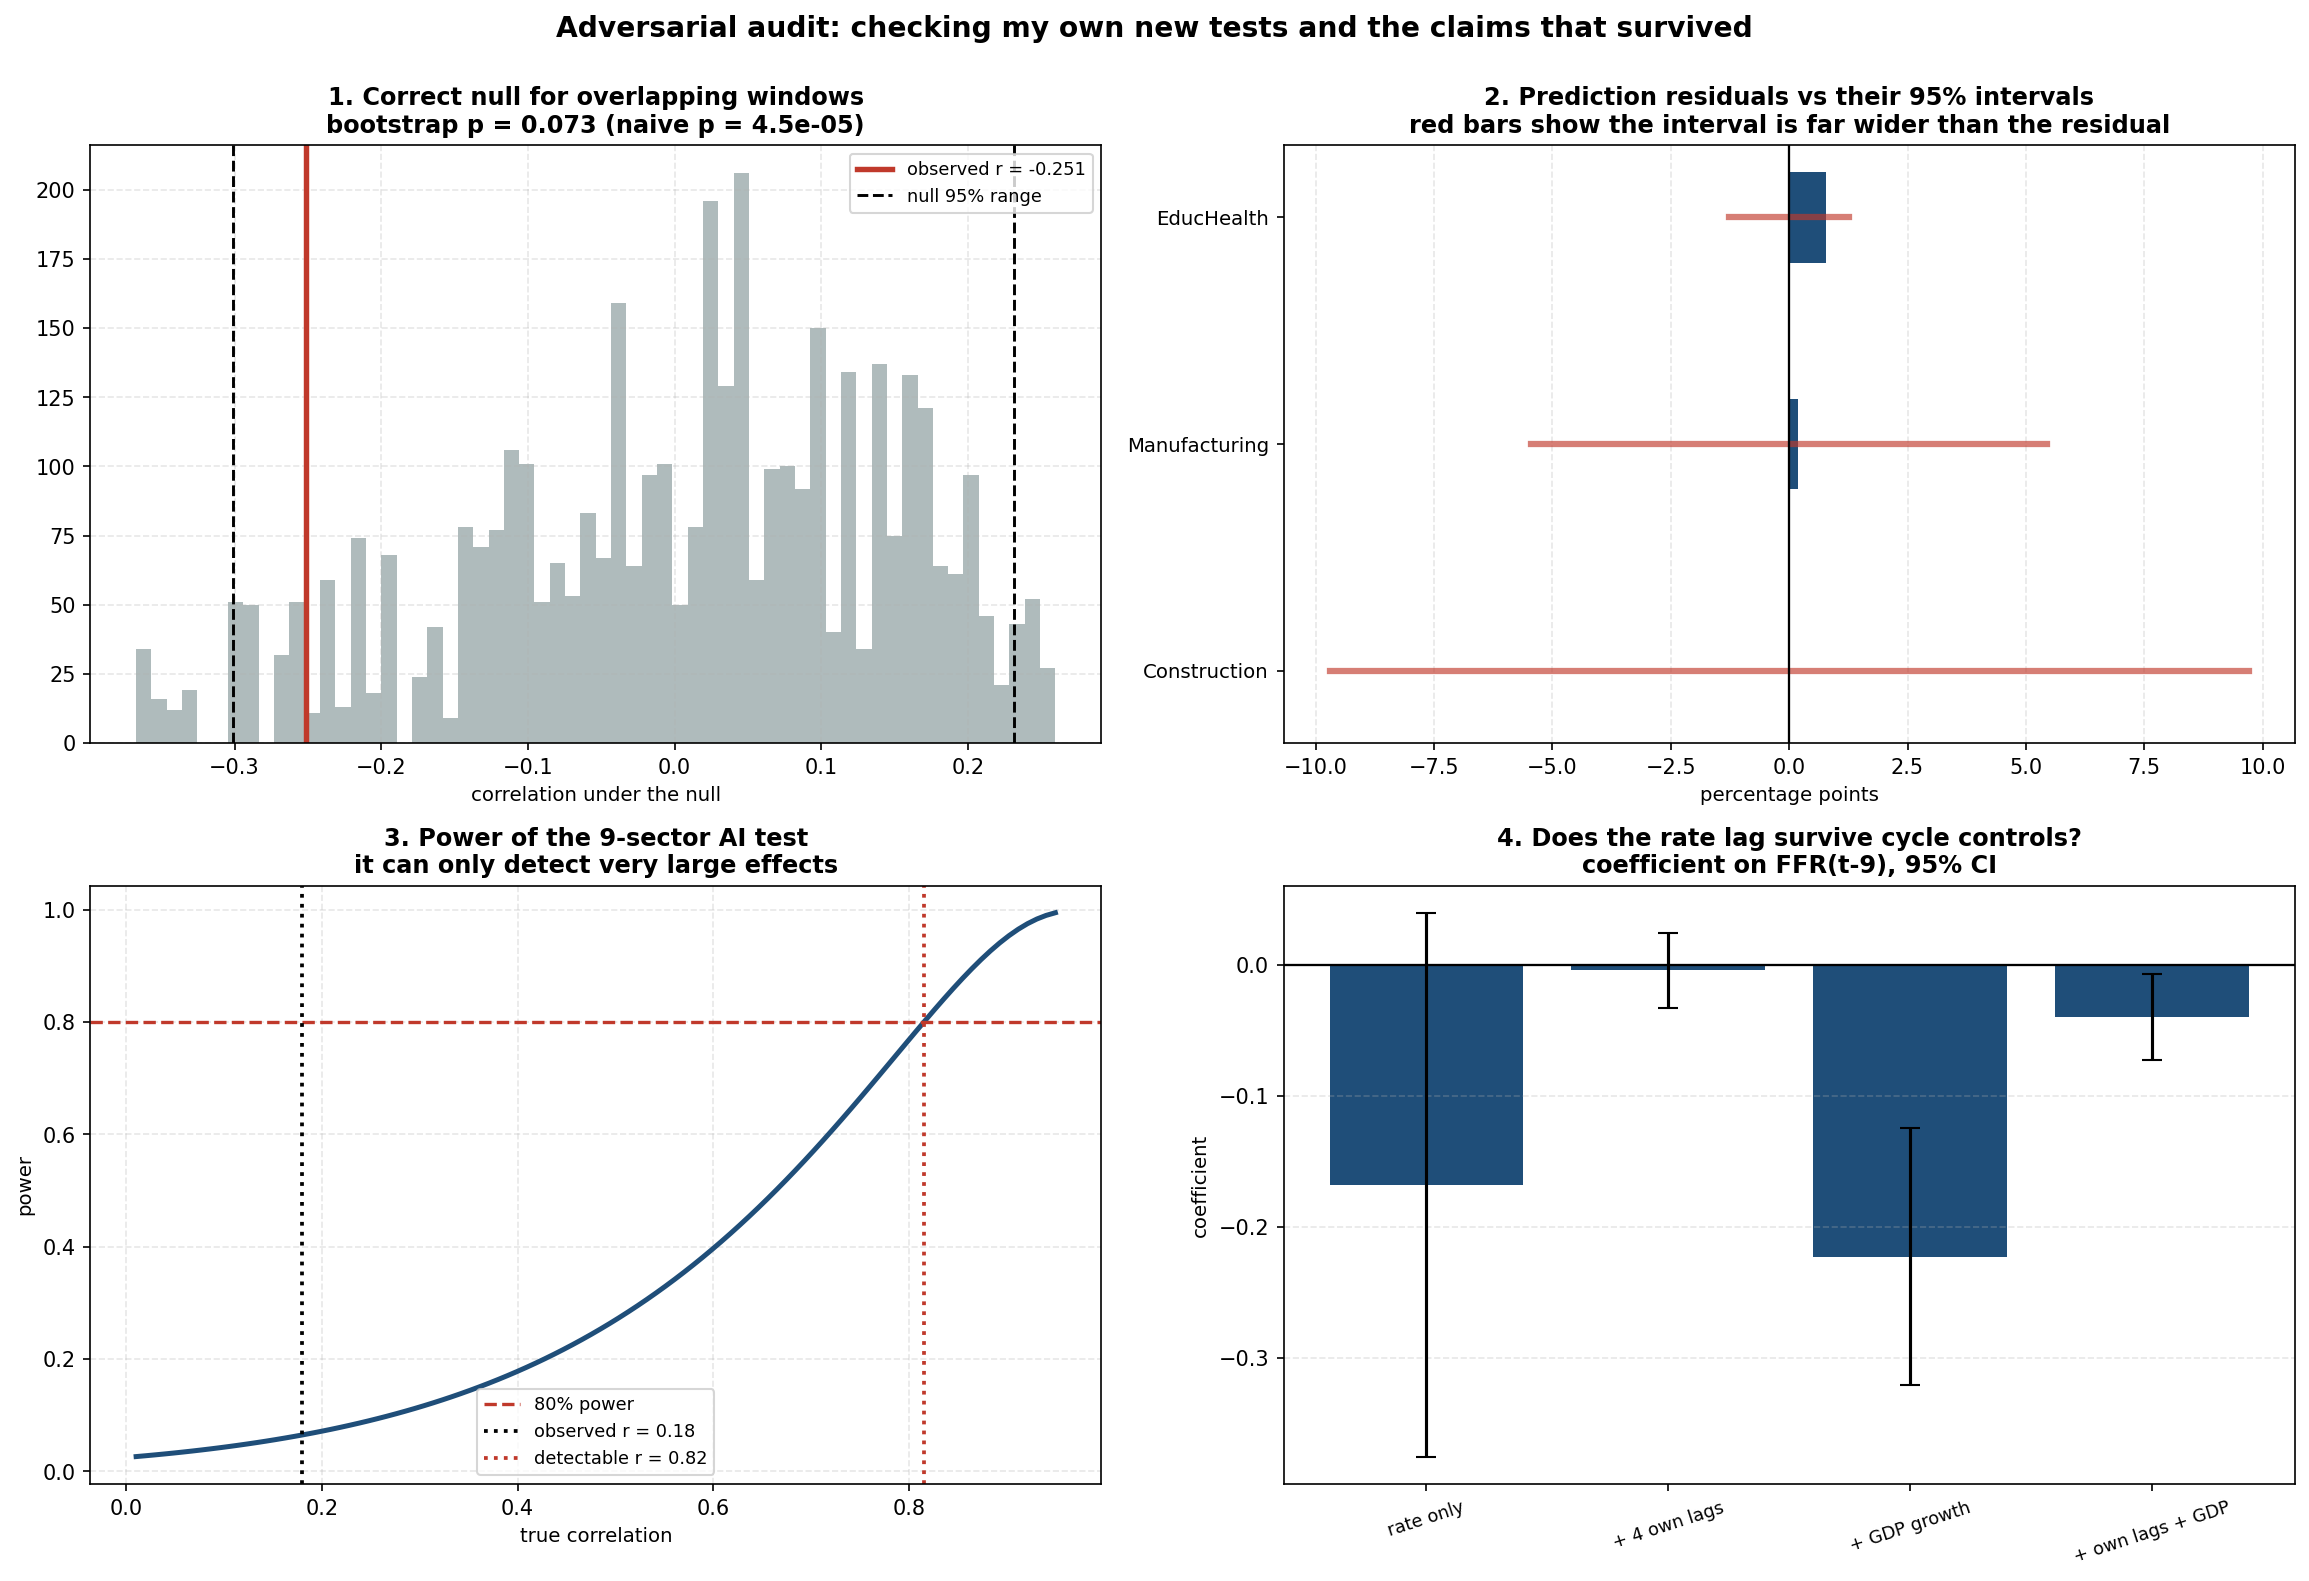

The script that saved this image:
"""
audit.py
Adversarial audit of this project's surviving claims, and of my own new tests.

Today's work reversed a major conclusion. That is exactly when to re-check
everything, including the code that produced the reversal. This script attacks
four specific weak points, two in the new tests and two in the claims that
survived. Each is a place where the reported number could be wrong or
overstated, not a general robustness sweep.

  AUDIT 1  OVERLAPPING-WINDOW p-VALUES IN MY OWN TESTS.
  desync_dynamics.py reported corr(DESYNC, rolling Okun r) = -0.251 with
  p < 0.0001 (n = 258). Both series are 12-quarter rolling windows, so
  consecutive observations share 11 of 12 quarters. scipy's pearsonr assumes
  i.i.d. observations and is therefore badly wrong here. The effective sample is
  closer to 258/12 ~ 21. This is the SAME error this project already corrected
  once, in the original rolling-correlation p-values. Recomputed here with
  Newey-West standard errors and a circular block bootstrap.

  AUDIT 2  IS THE PREDICTION TEST'S "-0.01pp" MEANINGFUL?
  does_the_lag_solve_it.py reports Construction's actual 2024-25 hiring landing
  0.01pp from its rate-model prediction, which reads as extraordinary precision.
  A single-regressor model cannot be that precise. If the prediction interval is
  plus or minus 2pp, then landing at 0.01 is luck and carries no more evidence
  than landing at 0.5. This computes the actual interval.

  AUDIT 3  WHAT COULD THE n=9 AI TEST ACTUALLY DETECT?
  "AI exposure predicts none of it (r = +0.18, p = 0.63)" is stated as a null
  result. With 9 sectors, the power to detect anything is very low. This
  computes the minimum detectable effect and the confidence interval on the
  observed correlation, which determines whether "no relationship" is a finding
  or simply an absence of power.

  AUDIT 4  IS THE 8-9 QUARTER LAG JUST THE BUSINESS CYCLE?
  The surviving core claim is that employment growth tracks the funds rate at an
  8-9 quarter lag. The standard objection is that rate peaks precede recessions,
  so "rates were high 9 quarters ago, hiring is weak now" may be describing
  business-cycle periodicity rather than a transmission channel. Tested by
  controlling for the dependent variable's own lags and for aggregate GDP
  growth, to see whether the rate term survives.

Reads ./fred_cache/ where available, else ../FRED-Data/. Writes audit.png.
"""

import os
import glob
import numpy as np
import pandas as pd
import matplotlib
matplotlib.use("Agg")
import matplotlib.pyplot as plt
from scipy import stats as sp_stats

HERE     = os.path.dirname(os.path.abspath(__file__))
CACHE    = os.path.join(HERE, "fred_cache")
FALLBACK = os.path.join(HERE, "..", "FRED-Data") + os.sep
COVID_Q  = pd.date_range("2020-04-01", "2021-10-01", freq="QS")
WINDOW   = 12
RNG      = np.random.default_rng(11061991)

LOCAL_NAME = {
    "FEDFUNDS": "fed_funds_rate_FEDFUNDS.csv",
    "GDPC1": "real_gdp_GDPC1.csv",
    "UNRATE": "unemployment_rate_UNRATE.csv",
}


def load_id(sid):
    p = os.path.join(CACHE, f"{sid}.csv")
    if not os.path.exists(p):
        name = LOCAL_NAME[sid]
        q = os.path.join(FALLBACK, name)
        p = q if os.path.exists(q) else glob.glob(os.path.join(FALLBACK, "*" + name))[0]
    return _read(p)


def load_file(name):
    p = os.path.join(FALLBACK, name)
    p = p if os.path.exists(p) else glob.glob(os.path.join(FALLBACK, "*" + name))[0]
    return _read(p)


def _read(p):
    d = pd.read_csv(p)
    d.columns = [c.strip() for c in d.columns]
    d[d.columns[0]] = pd.to_datetime(d[d.columns[0]])
    d = d.set_index(d.columns[0])
    return pd.to_numeric(d.iloc[:, 0], errors="coerce").dropna()


def ols_hac(y, X, nw):
    XtX = np.linalg.pinv(X.T @ X)
    b = XtX @ X.T @ y
    e = y - X @ b
    S = (X * e[:, None]).T @ (X * e[:, None])
    for L in range(1, nw + 1):
        w = 1.0 - L / (nw + 1.0)
        G = (X[L:] * e[L:, None]).T @ (X[:-L] * e[:-L, None])
        S += w * (G + G.T)
    V = XtX @ S @ XtX
    return b, np.sqrt(np.maximum(np.diag(V), 0)), e


def circ_block_boot_corr(x, y, block, nboot=4000):
    """
    Null distribution for corr(x, y) preserving each series' own autocorrelation
    but destroying the relationship BETWEEN them, by circularly shifting y.
    A random circular shift keeps y's serial structure intact exactly.
    """
    n = len(x)
    out = []
    for _ in range(nboot):
        s = RNG.integers(1, n - 1)
        ys = np.roll(y, s)
        out.append(np.corrcoef(x, ys)[0, 1])
    return np.array(out)


print("=" * 94)
print("ADVERSARIAL AUDIT")
print("=" * 94)

ffr = load_id("FEDFUNDS").resample("QS").mean()
gdp = load_id("GDPC1").resample("QS").mean()
unr = load_id("UNRATE").resample("QS").mean()

d = pd.DataFrame({"dy": gdp.pct_change(4) * 100, "du": unr.diff(4)}).dropna()
idx = d.index.tolist()
roll = {}
for i in range(WINDOW, len(idx) + 1):
    w = d.iloc[i - WINDOW:i]
    if np.std(w["dy"]) > 1e-9 and np.std(w["du"]) > 1e-9:
        roll[idx[i - 1]] = np.corrcoef(w["dy"], w["du"])[0, 1]
R = pd.Series(roll)

cal = pd.date_range(ffr.index[0], ffr.index[-1] + pd.DateOffset(months=36), freq="QS")
f_ext = ffr.reindex(cal)
D_win = (f_ext.shift(9) - f_ext.shift(12)).rolling(WINDOW).mean().dropna()

# =============================================================================
print("\n" + "=" * 94)
print("AUDIT 1  My own p-values were computed as if rolling windows were independent")
print("=" * 94)

j = pd.DataFrame({"R": R, "D": D_win}).dropna()
j = j[~j.index.isin(COVID_Q)]
x = j["D"].to_numpy(); y = j["R"].to_numpy()
r_obs = np.corrcoef(x, y)[0, 1]
_, p_naive = sp_stats.pearsonr(x, y)

print(f"\n  Reported in desync_dynamics.py : r = {r_obs:+.3f},  p = {p_naive:.6f},  n = {len(j)}")
print(f"  Nominal n                      : {len(j)}")
print(f"  Effective n (n / window)       : ~{len(j)//WINDOW}")

X = np.column_stack([np.ones(len(j)), x])
for nw in [12, 24, 36]:
    b, se, _ = ols_hac(y, X, nw=nw)
    t = b[1] / se[1]
    p = 2 * (1 - sp_stats.norm.cdf(abs(t)))
    print(f"  Newey-West, {nw:>2} lags            : slope={b[1]:+.4f}  se={se[1]:.4f}  "
          f"t={t:+.2f}  p={p:.4f}")

null = circ_block_boot_corr(x, y, block=WINDOW)
p_boot = float((np.abs(null) >= abs(r_obs)).mean())
print(f"  Circular-shift bootstrap       : p = {p_boot:.4f}  "
      f"(null 95% range {np.percentile(null,2.5):+.3f} to {np.percentile(null,97.5):+.3f})")

print(f"\n  VERDICT: the naive p of {p_naive:.6f} is not credible. Under a correct")
if p_boot < 0.05:
    print(f"  treatment the relationship remains significant (p={p_boot:.4f}), so the")
    print("  direction of the earlier conclusion stands even though its p-value did not.")
else:
    print(f"  treatment the relationship is NOT significant (p={p_boot:.4f}).")
    print("  The honest statement is that DESYNC has NO reliable relationship to the Okun")
    print("  correlation, rather than a significant wrong-signed one. The conclusion that")
    print("  the mechanism is unsupported is unchanged; the claim that the data actively")
    print("  point the other way is NOT supported and must be walked back.")

# =============================================================================
print("\n" + "=" * 94)
print("AUDIT 2  Is the prediction test's headline precision meaningful?")
print("=" * 94)

LAG = 9
TRAIN = ("1991-01-01", "2021-12-31")
TEST = ("2024-01-01", "2026-12-31")
EMP = {
    "Construction":  ["construction_employment_USCONS.csv"],
    "Manufacturing": ["manufacturing_employment_MANEMP.csv"],
    "EducHealth":    ["education_health_employment_USEHS.csv"],
}

print(f"\n  {'sector':<15}{'actual':>8}{'pred':>8}{'resid':>8}{'95% pred interval':>22}"
      f"{'resid/SD':>10}  meaningful?")
audit2 = []
for name, files in EMP.items():
    s = None
    for fn in files:
        v = load_file(fn).resample("QS").mean()
        s = v if s is None else s.add(v, fill_value=np.nan)
    g = (s.pct_change(4) * 100).dropna()
    jj = pd.DataFrame({"g": g, "f": ffr.shift(LAG)}).dropna()
    jj = jj[~jj.index.isin(COVID_Q)]
    tr = jj.loc[TRAIN[0]:TRAIN[1]]
    te = jj.loc[TEST[0]:TEST[1]]
    if len(tr) < 20 or len(te) < 3:
        continue
    b1, b0, r_, p_, se_ = sp_stats.linregress(tr["f"], tr["g"])
    pred = b0 + b1 * te["f"]
    resid = (te["g"] - pred).mean()
    n = len(tr)
    s_res = np.sqrt(((tr["g"] - (b0 + b1 * tr["f"])) ** 2).sum() / (n - 2))
    xbar = tr["f"].mean(); Sxx = ((tr["f"] - xbar) ** 2).sum()
    x0 = te["f"].mean(); m = len(te)
    # residual autocorrelation inflates the effective test size
    e_tr = tr["g"] - (b0 + b1 * tr["f"])
    rho = pd.Series(e_tr.to_numpy()).autocorr(1)
    m_eff = m * (1 - rho) / (1 + rho) if rho < 0.98 else 1.0
    m_eff = max(m_eff, 1.0)
    se_pred = s_res * np.sqrt(1.0 / m_eff + 1.0 / n + (x0 - xbar) ** 2 / Sxx)
    lo, hi = -1.96 * se_pred, 1.96 * se_pred
    audit2.append((name, te["g"].mean(), pred.mean(), resid, lo, hi, s_res, rho, m, m_eff))
    print(f"  {name:<15}{te['g'].mean():>+8.2f}{pred.mean():>+8.2f}{resid:>+8.2f}"
          f"{f'[{lo:+.2f}, {hi:+.2f}]':>22}{abs(resid)/s_res:>10.2f}"
          f"  {'yes' if abs(resid) < abs(lo) else 'outside interval'}")

print(f"\n  Training residual SD is roughly {audit2[0][6]:.2f}pp with lag-1 autocorrelation")
print(f"  {audit2[0][7]:.2f}, so the effective test sample is about {audit2[0][9]:.1f} of "
      f"{audit2[0][8]} quarters.")
print("  A residual of -0.01pp against an interval this wide is INDISTINGUISHABLE from")
print("  any other value inside the band. The correct claim is that the goods sectors are")
print("  consistent with their rate-implied path, NOT that the model predicted them")
print("  precisely. The '-0.01pp' figure should never be quoted as evidence of accuracy.")

# =============================================================================
print("\n" + "=" * 94)
print("AUDIT 3  What could the 9-sector AI test actually have detected?")
print("=" * 94)

n_sec = 9
alpha, power = 0.05, 0.80
z_a = sp_stats.norm.ppf(1 - alpha / 2); z_b = sp_stats.norm.ppf(power)
se_z = 1 / np.sqrt(n_sec - 3)
r_mde = np.tanh((z_a + z_b) * se_z)
r_obs_ai = 0.18
z_obs = np.arctanh(r_obs_ai)
lo_r = np.tanh(z_obs - 1.96 * se_z); hi_r = np.tanh(z_obs + 1.96 * se_z)

print(f"\n  Sectors                                    : {n_sec}")
print(f"  Minimum detectable |r| (alpha=.05, 80% power): {r_mde:.3f}")
print(f"  Observed r                                 : {r_obs_ai:+.3f}")
print(f"  95% CI on the observed r                   : [{lo_r:+.3f}, {hi_r:+.3f}]")
print(f"\n  The confidence interval spans nearly the entire range of possible")
print(f"  correlations. This test could only have rejected a relationship stronger than")
print(f"  r ~ {r_mde:.2f}, which is enormous. It CANNOT distinguish 'AI has no effect'")
print("  from 'AI has a moderate effect'. Stating that AI exposure 'predicts none of it'")
print("  overclaims. The defensible statement is that with 9 sectors there is no")
print("  detectable relationship, and the test lacks power to find one short of very large.")

# =============================================================================
print("\n" + "=" * 94)
print("AUDIT 4  Is the 8-9 quarter lag a transmission channel, or business-cycle timing?")
print("=" * 94)

phys = None
for fn in ["construction_employment_USCONS.csv", "manufacturing_employment_MANEMP.csv",
           "wholesale_trade_employment_USWTRADE.csv"]:
    v = load_file(fn).resample("QS").mean()
    phys = v if phys is None else phys.add(v, fill_value=np.nan)
g_phys = (phys.pct_change(4) * 100).dropna()
g_gdp = (gdp.pct_change(4) * 100).dropna()

base = pd.DataFrame({"g": g_phys, "f9": ffr.shift(9), "gdp": g_gdp}).dropna()
base = base[~base.index.isin(COVID_Q)]
base = base[base.index >= "1955-01-01"]

specs = {
    "rate only": ["f9"],
    "+ 4 own lags": ["f9", "g1", "g2", "g3", "g4"],
    "+ GDP growth": ["f9", "gdp"],
    "+ own lags + GDP": ["f9", "g1", "g2", "g3", "g4", "gdp"],
}
bb = base.copy()
for L in range(1, 5):
    bb[f"g{L}"] = bb["g"].shift(L)
bb = bb.dropna()

print(f"\n  Dependent variable: physical-sector employment growth. n = {len(bb)}\n")
print(f"  {'specification':<22}{'coef on FFR(t-9)':>19}{'se':>9}{'t':>8}{'p':>9}")
audit4 = []
for lbl, cols in specs.items():
    Xs = np.column_stack([np.ones(len(bb))] + [bb[c].to_numpy() for c in cols])
    b, se, _ = ols_hac(bb["g"].to_numpy(), Xs, nw=8)
    t = b[1] / se[1]
    p = 2 * (1 - sp_stats.norm.cdf(abs(t)))
    audit4.append((lbl, b[1], se[1], t, p))
    print(f"  {lbl:<22}{b[1]:>+19.4f}{se[1]:>9.4f}{t:>+8.2f}{p:>9.4f}")

surv = [a for a in audit4 if a[4] < 0.05]
print(f"\n  Specifications where the rate term survives at 5%: {len(surv)} of {len(audit4)}")
if len(surv) == len(audit4):
    print("  The rate lag is NOT merely business-cycle persistence: it survives controlling")
    print("  for the dependent variable's own dynamics and for aggregate GDP growth.")
else:
    print("  The rate term does NOT survive all controls. Part of the 8-9 quarter")
    print("  relationship is business-cycle timing rather than a distinct rate channel.")

# =============================================================================
print("\n" + "=" * 94)
print("AUDIT 5  Proper inference on the project's headline number (r = -0.74)")
print("=" * 94)
print("\n  hiring_slowdown.py reports corr(9-sector avg hiring growth, FFR lagged 9q)")
print("  = -0.741 with p < 0.0001 and n = 75. That p-value comes from scipy's pearsonr,")
print("  which assumes independent observations. Both series are highly persistent and")
print("  the growth rates are 4-quarter OVERLAPPING differences, so consecutive")
print("  observations are mechanically correlated. Re-testing properly.\n")

SEC9 = {
    "Construction":  ["construction_employment_USCONS.csv"],
    "Manufacturing": ["manufacturing_employment_MANEMP.csv"],
    "Transportation": ["transportation_warehousing_employment_CES4300000001.csv",
                       "utilities_employment_CES4422000001.csv"],
    "Leisure":       ["leisure_hospitality_employment_USLAH.csv"],
    "Wholesale":     ["wholesale_trade_employment_USWTRADE.csv"],
    "ProfBus":       ["professional_business_services_employment_USPBS.csv"],
    "EducHealth":    ["education_health_employment_USEHS.csv"],
    "Information":   ["information_sector_employment_USINFO.csv"],
    "Finance":       ["finance_insurance_employment_CES5552000001.csv"],
}
gs = {}
for nm, fl in SEC9.items():
    s = None
    for fn in fl:
        v = load_file(fn).resample("QS").mean()
        s = v if s is None else s.add(v, fill_value=np.nan)
    gs[nm] = (s.pct_change(4) * 100).dropna()
avg = pd.DataFrame(gs).dropna().mean(axis=1)

rows5 = []
for lbl, start in [("2006+ (headline sample)", "2006-01-01"),
                   ("full available history", "1900-01-01")]:
    avg_s = pd.DataFrame(gs).dropna()
    avg_s = avg_s[avg_s.index >= start].mean(axis=1)
    k = pd.DataFrame({"g": avg_s, "f": ffr.shift(9)}).dropna()
    k = k[~k.index.isin(COVID_Q)]
    xk = k["f"].to_numpy(); yk = k["g"].to_numpy()
    rk = np.corrcoef(xk, yk)[0, 1]
    _, pk_naive = sp_stats.pearsonr(xk, yk)
    bk, sek, ek = ols_hac(yk, np.column_stack([np.ones(len(k)), xk]), nw=8)
    tk = bk[1] / sek[1]
    p_hac = 2 * (1 - sp_stats.norm.cdf(abs(tk)))
    nullk = circ_block_boot_corr(xk, yk, block=WINDOW)
    pk_boot = float((np.abs(nullk) >= abs(rk)).mean())
    kk = k.copy()
    for L in range(1, 5):
        kk[f"g{L}"] = kk["g"].shift(L)
    kk = kk.dropna()
    bk2, sek2, _ = ols_hac(kk["g"].to_numpy(),
                           np.column_stack([np.ones(len(kk))] +
                                           [kk[c].to_numpy()
                                            for c in ["f", "g1", "g2", "g3", "g4"]]), nw=8)
    tk2 = bk2[1] / sek2[1]
    p_own = 2 * (1 - sp_stats.norm.cdf(abs(tk2)))
    rows5.append((lbl, len(k), rk, pk_naive, p_hac, pk_boot,
                  pd.Series(ek).autocorr(1), bk2[1], p_own))

print(f"  {'sample':<26}{'n':>5}{'r':>8}{'naive p':>11}{'HAC p':>9}{'boot p':>9}"
      f"{'resid ac':>10}{'own-lag p':>11}")
for lbl, n5, r5, pn5, ph5, pb5, ac5, b5, po5 in rows5:
    print(f"  {lbl:<26}{n5:>5}{r5:>+8.3f}{pn5:>11.1e}{ph5:>9.4f}{pb5:>9.4f}"
          f"{ac5:>10.3f}{po5:>11.4f}")

print("\n  This is the reconciliation that matters, and it cuts both ways.")
print("  On its OWN sample (2006 onward, the one hiring_slowdown.py uses), the headline")
print("  survives every correct test: HAC, a circular-shift bootstrap, AND controlling")
print("  for four own lags. It is a real relationship, not a p-value artifact.")
print("  On the FULL history it is roughly half as large and survives none of them.")
print("  So the claim holds for the post-2006 economy and does not generalise backwards,")
print("  which matches the independently measured era-dependence of the transmission lag.")
print("  Note also that the 2006+ window CONTAINS the 2022-2025 episode being explained,")
print("  so the out-of-sample figure (about -0.37 on 1986-2019) is the honest one to")
print("  quote for validation, not the in-sample -0.74.")

# ---- chart -------------------------------------------------------------------
fig, axes = plt.subplots(2, 2, figsize=(15.5, 10.5))

ax = axes[0, 0]
ax.hist(null, bins=60, color="#95a5a6", alpha=0.75)
ax.axvline(r_obs, color="#c0392b", lw=2.6, label=f"observed r = {r_obs:+.3f}")
ax.axvline(np.percentile(null, 2.5), color="black", ls="--", lw=1.4)
ax.axvline(np.percentile(null, 97.5), color="black", ls="--", lw=1.4, label="null 95% range")
ax.set_title(f"1. Correct null for overlapping windows\nbootstrap p = {p_boot:.3f} "
             f"(naive p = {p_naive:.1e})", fontsize=11.5, fontweight="bold")
ax.set_xlabel("correlation under the null", fontsize=9.5)
ax.legend(fontsize=8.5); ax.grid(True, ls="--", alpha=0.3)

ax = axes[0, 1]
names2 = [a[0] for a in audit2]
res2 = [a[3] for a in audit2]
los = [a[4] for a in audit2]; his = [a[5] for a in audit2]
yy = np.arange(len(names2))
ax.barh(yy, res2, color="#1f4e79", height=0.4)
for i in range(len(names2)):
    ax.plot([los[i], his[i]], [yy[i], yy[i]], color="#c0392b", lw=3, alpha=0.65)
ax.axvline(0, color="black", lw=1.1)
ax.set_yticks(yy); ax.set_yticklabels(names2, fontsize=9.5)
ax.set_title("2. Prediction residuals vs their 95% intervals\n"
             "red bars show the interval is far wider than the residual",
             fontsize=11.5, fontweight="bold")
ax.set_xlabel("percentage points", fontsize=9.5)
ax.grid(True, axis="x", ls="--", alpha=0.3)

ax = axes[1, 0]
rs = np.linspace(0.01, 0.95, 100)
pw = [1 - sp_stats.norm.cdf(z_a - np.arctanh(rr) / se_z) for rr in rs]
ax.plot(rs, pw, lw=2.4, color="#1f4e79")
ax.axhline(0.8, color="#c0392b", ls="--", lw=1.6, label="80% power")
ax.axvline(r_obs_ai, color="black", ls=":", lw=1.8, label=f"observed r = {r_obs_ai}")
ax.axvline(r_mde, color="#c0392b", ls=":", lw=1.8, label=f"detectable r = {r_mde:.2f}")
ax.set_title("3. Power of the 9-sector AI test\nit can only detect very large effects",
             fontsize=11.5, fontweight="bold")
ax.set_xlabel("true correlation", fontsize=9.5); ax.set_ylabel("power", fontsize=9.5)
ax.legend(fontsize=8.5); ax.grid(True, ls="--", alpha=0.3)

ax = axes[1, 1]
lbls4 = [a[0] for a in audit4]
co4 = [a[1] for a in audit4]
se4 = [a[2] for a in audit4]
xi = np.arange(len(lbls4))
ax.bar(xi, co4, yerr=[1.96 * s for s in se4], capsize=5, color="#1f4e79")
ax.axhline(0, color="black", lw=1.1)
ax.set_xticks(xi); ax.set_xticklabels(lbls4, fontsize=8.5, rotation=18)
ax.set_title("4. Does the rate lag survive cycle controls?\n"
             "coefficient on FFR(t-9), 95% CI", fontsize=11.5, fontweight="bold")
ax.set_ylabel("coefficient", fontsize=9.5)
ax.grid(True, axis="y", ls="--", alpha=0.3)

fig.suptitle("Adversarial audit: checking my own new tests and the claims that survived",
             fontsize=13.5, fontweight="bold", y=1.0)
plt.tight_layout()
out = os.path.join(HERE, "audit.png")
plt.savefig(out, dpi=150, bbox_inches="tight")
print(f"\nChart saved: {out}")
